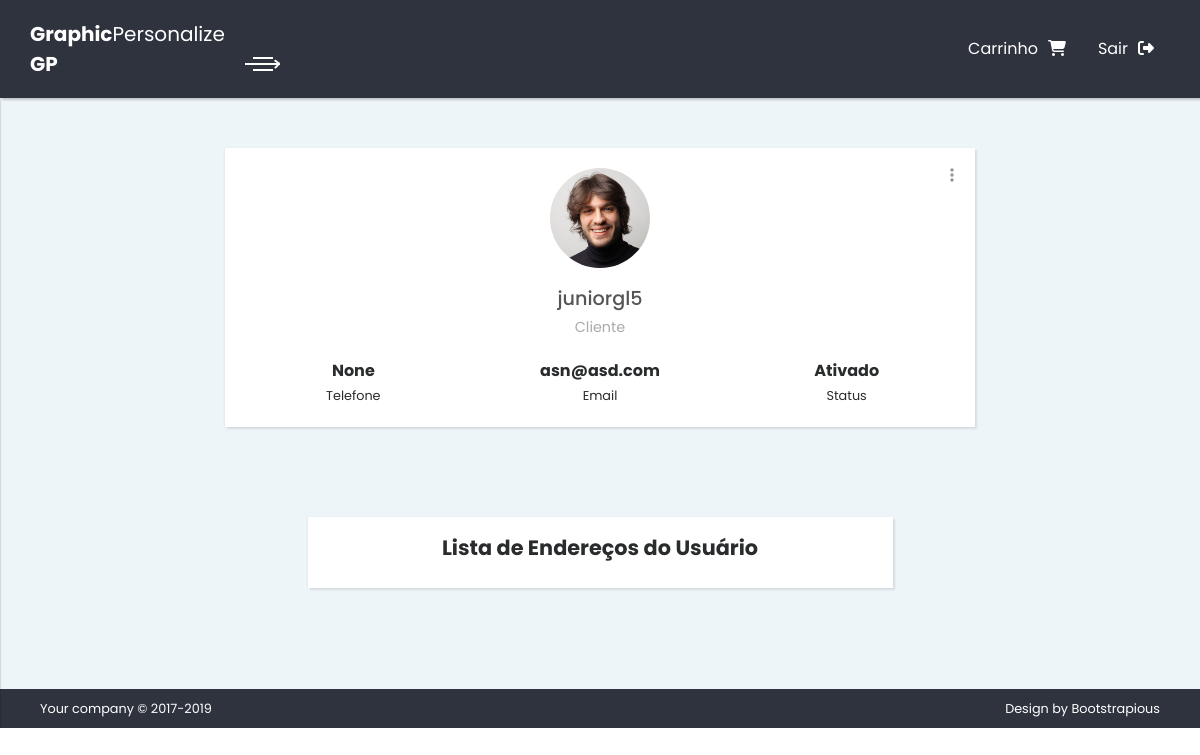
Page /account/detalhar-usuario/1/cadastrado (signed in) on the earlier database version.
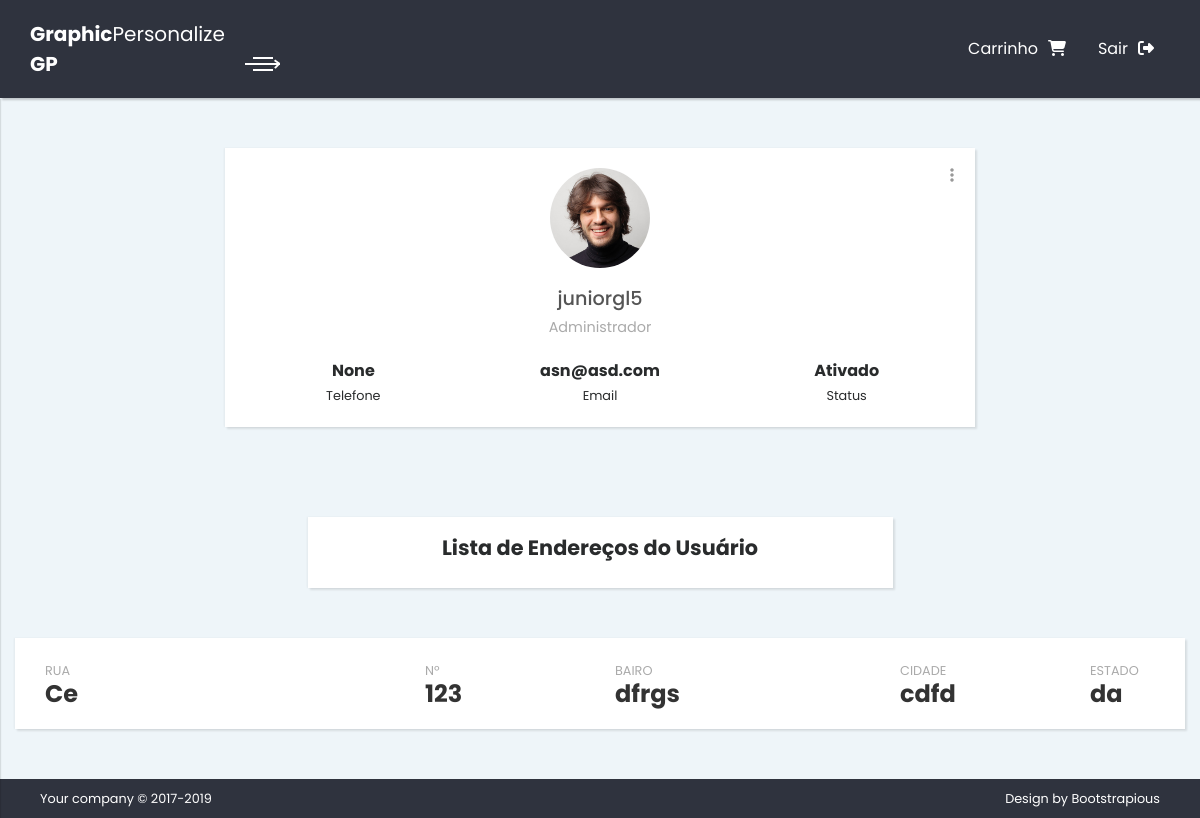
Same page on the later database version.
### address/models.py (models this page shows, shortened)
class Address(models.Model):
    cep = models.IntegerField('Cep')
    street = models.CharField('Rua', max_length=200)
    number = models.CharField('Número', max_length=30)
    neighborhood = models.CharField('Bairro', max_length=100)
    city = models.CharField('Cidade', max_length=100)
    state = models.CharField('Estado', max_length=3)
    user = models.ForeignKey(User, verbose_name="Usuario", null=True)
    class Meta:
        verbose_name = 'Endereço'
        verbose_name_plural = 'Endereços'
        ordering = ['city']

### accounts/views.py (the view)
class DetailUserTaxedView(LoginRequiredMixin, TemplateView):
    template_name = 'detail_user_cadastrado.html'
    def get_context_data(self, **kwargs):
        context = super(DetailUserTaxedView, self).get_context_data(**kwargs)
        pk = kwargs['pk']
        user = get_object_or_404(User, pk=pk)
        context['user_taxed'] = user
        context['form'] = UserCreationForm(self.request.POST or None, instance=user)
        context['address'] = Address.objects.filter(pk=pk)
        return context

### accounts/models.py (called while the page is built)
    def __str__(self):
        return self.name

### accounts/templates/detail_user_cadastrado.html (shortened to what this page needs)
{% extends "base_dashboard.html" %}
{% load static %}
{% block content %}
<section class="client">
<div class="container-fluid">
  <div class="row">
    <div class="col-lg-8 offset-2">
      <div class="client card">
        <div class="card-close">
         <div class="dropdown">
          <button type="button" id="closeCard" data-toggle="dropdown" aria-haspopup="true" aria-expanded="false" class="dropdown-toggle"><i class="fa fa-ellipsis-v"></i></button>
          </div>
         </div>
        <div class="card-body text-center">
          <div class="client-avatar"><img src="{% static 'images/avatar.jpg'' %}" alt="..." class="img-fluid rounded-circle"></div>
          <div class="client-title">
            <h3>{{user_taxed}}</h3><span>
              {% if user_taxed.nivel == 1 or user_taxed.nivel == 0 %}Administrador{% endif %}
              {% if user_taxed.nivel == 3 %}Cliente{% endif %}</span>
          </div>
            <div class="client-info">
              <div class="row">
                <div class="col-4"><strong>{{user_taxed.phone}}</strong><br><small>Telefone</small></div>
                <div class="col-4"><strong>{{user_taxed.email}}</strong><br><small>Email</small></div>
                <div class="col-4"><strong>
                {% if user_taxed.status == 0 %}Ativado{% endif %}
              </strong><br><small>Status</small></div>
              </div>
            </div>
          </div>
       </div>
    </div>
  </div>
</div>
</section>
<div class="text-center">
  <div class="row">
    <div class="col-lg-6 offset-lg-3">
      <div class="statistic bg-white has-shadow">
        <h2>Lista de Endereços do Usuário</h2>
    </div>
  </div>
</div>
</div>
<section class="client">
<div class="container-fluid">
  <div class="row">
      <div class="statistics col-lg-12 ">
          {% for add in address %}
          <div class="row statistic d-flex align-items-center bg-white has-shadow">
            <div class="col-lg-4">
                <div class="text"><small>Rua</small><br><strong>{{add.street}}</strong></div>
            </div>
            <div class="col-lg-2">
                  <div class="text"><small>Nº</small><br><strong>{{add.number}}</strong></div>
            </div>
            <div class="col-lg-3">
                  <div class="text"><small>Bairo</small><br><strong>{{add.neighborhood}}</strong></div>
            </div>
            <div class="col-lg-2">
                <div class="text"><small>Cidade</small><br><strong>{{add.city}}</strong></div>
            </div>
            <div class="col-lg-1">
                <div class="text"><small>Estado</small><br><strong>{{add.state}}</strong></div>
            </div>
          </div>
          {% endfor %}
      </div>
  </div>
</div>
</section>
{% endblock %}

Differences in the rows shown:
added Address: street "Ce", number "123", neighborhood "dfrgs", city "cdfd", state "da"
Other differences:
text no longer shown: "Cliente"
text now shown: "Administrador"
